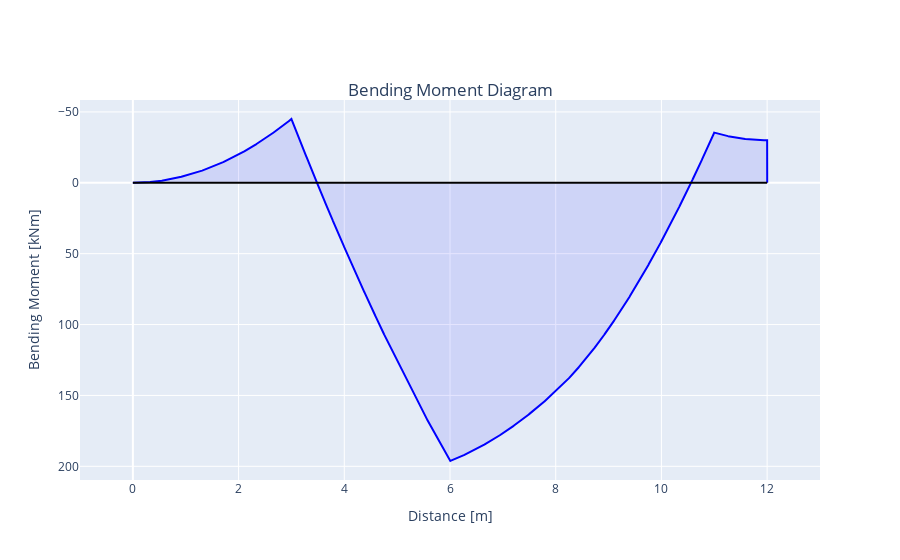

Here is the notebook cell this chart was saved with:
### Code cell
#Define the layout object
layout = go.Layout(
            title = {"text": "Bending Moment Diagram",
                    "y": 0.85,
                    "x": 0.5,
                    "xanchor": "center",
                    "yanchor": "top"},
            yaxis = dict(title = "Bending Moment [kNm]",
            autorange = "reversed"),
            xaxis = dict(title = "Distance [m]", range = [-1, span + 1]),
            showlegend = False
                    )

line = go.Scatter(
        x = X,
        y = -sum(bending_moment),
        mode = "lines",
        name = "Bending Moment",
        fill = "tonexty",
        line_color = "blue",
        fillcolor = "rgba(0, 0, 255, 0.1)"
                    )

axis = go.Scatter(
        x = [0, span],
        y = [0, 0],
        mode = "lines",
        line_color = "black"
                    )

#Generating and showing the diagram
diag = go.Figure(data = [line, axis], layout = layout)

py.offline.iplot(diag)

### Figure 1 — Plotly figure (JSON) as saved in the notebook; plotly's stock layout.template omitted (floating-point values rounded to 4 significant figures; data arrays with more than 128 entries replaced by an {"elided": "..."} marker saying what was removed)
{"data": [{"fill": "tonexty", "fillcolor": "rgba(0, 0, 255, 0.1)", "line": {"color": "blue"}, "mode": "lines", "name": "Bending Moment", "type": "scatter", "x": {"elided": "10002 float values"}, "y": {"elided": "10002 float values"}}, {"line": {"color": "black"}, "mode": "lines", "type": "scatter", "x": [0, 12], "y": [0, 0]}], "layout": {"autosize": true, "showlegend": false, "title": {"text": "Bending Moment Diagram", "x": 0.5, "xanchor": "center", "y": 0.85, "yanchor": "top"}, "xaxis": {"range": [-1, 13], "title": {"text": "Distance [m]"}, "type": "linear"}, "yaxis": {"autorange": true, "range": [209.7, -58.4], "title": {"text": "Bending Moment [kNm]"}, "type": "linear"}}}
